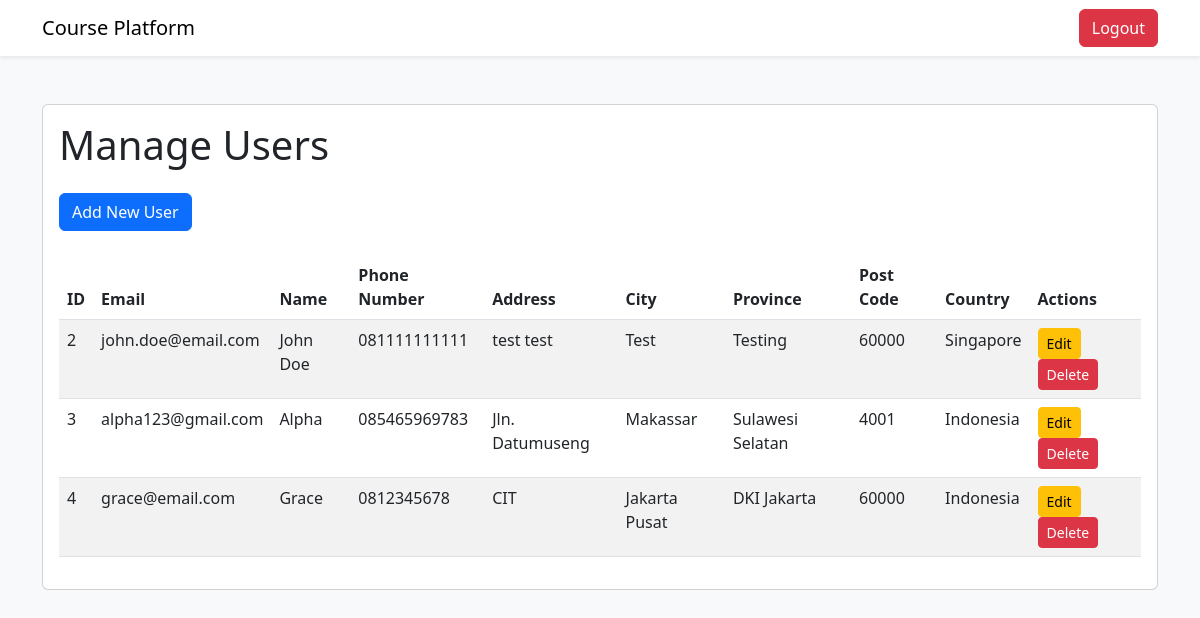
The app's page /admin/manage-users (signed in), older data.
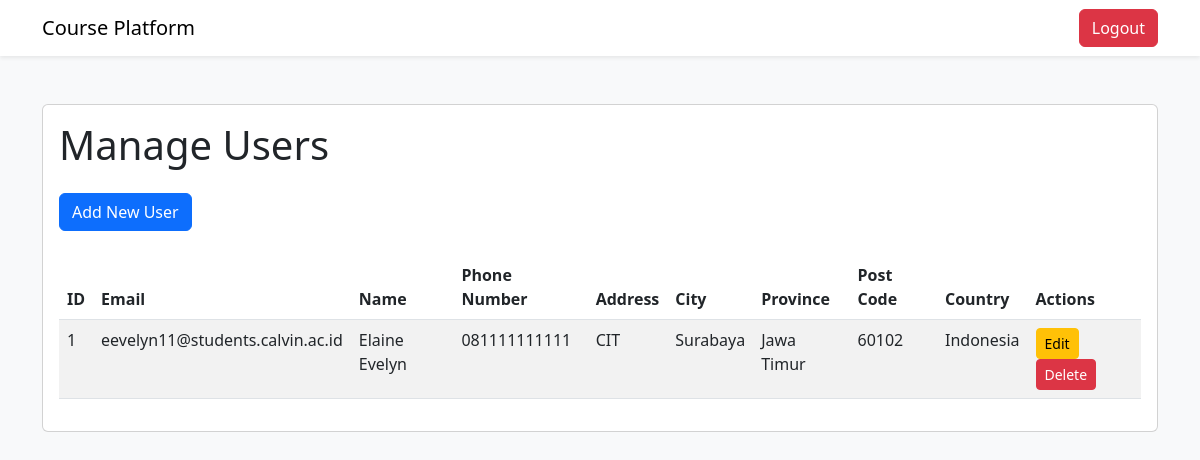
The same page, newer data.
### tables this page shows
CREATE TABLE peserta (
                id_peserta INTEGER PRIMARY KEY AUTOINCREMENT,
                email TEXT NOT NULL,
                nama_peserta TEXT NOT NULL,
                password TEXT NOT NULL,
                no_telpon TEXT NOT NULL,
                alamat TEXT NOT NULL,
                kota TEXT NOT NULL,
                provinsi TEXT NOT NULL,
                kode_pos INT NOT NULL,
                negara TEXT NOT NULL
            );

### features/auth.py (the view)
    def manage_users(self):
        if not session.get('email') and session.get('role') != 'admin':
            return redirect('/login_admin')
        users = query_db('SELECT * FROM peserta')
        return render_template('manage_users_page.html', users=users)

### database.py (called while the page is built)
def get_db():
    db = getattr(g, '_database', None)
    if db is None:
        db = g._database = sqlite3.connect(DATABASE)
        db.row_factory = sqlite3.Row
    return db

def query_db(query, args=(), one=False):
    cur = get_db().execute(query, args)
    rv = cur.fetchall()
    cur.close()
    get_db().commit()
    return (rv[0] if rv else None) if one else rv

### templates/manage_users_page.html (shortened to what this page needs)
<!DOCTYPE html>
<html lang="en">
<head>
    <link href="https://cdn.jsdelivr.net/npm/bootstrap@5.3.0/dist/css/bootstrap.min.css" rel="stylesheet">
</head>
<body class="bg-light">
    <nav class="navbar navbar-expand-lg navbar-light bg-white shadow-sm">
        <div class="container">
            <a class="navbar-brand" href="/admin">Course Platform</a>
            <div class="d-flex">
                <a href="/logout" class="btn btn-danger">Logout</a>
            </div>
        </div>
    </nav>
    <div class="container py-5">
        <div class="card">
            <div class="card-body">
                <h1 class="card-title mb-4">Manage Users</h1>
                <div class="mb-4">
                    <a href="/admin/add-user" class="btn btn-primary">Add New User</a>
                </div>
                <table class="table table-striped">
                    <thead>
                        <tr>
                            <th>ID</th>
                            <th>Email</th>
                            <th>Name</th>
                            <th>Phone Number</th>
                            <th>Address</th>
                            <th>City</th>
                            <th>Province</th>
                            <th>Post Code</th>
                            <th>Country</th>
                            <th>Actions</th>
                        </tr>
                    </thead>
                    <tbody>
                        {% for user in users %}
                        <tr>
                            <td>{{ user.id_peserta }}</td>
                            <td>{{ user.email }}</td>
                            <td>{{ user.nama_peserta }}</td>
                            <td>{{ user.no_telpon }}</td>
                            <td>{{ user.alamat }}</td>
                            <td>{{ user.kota }}</td>
                            <td>{{ user.provinsi }}</td>
                            <td>{{ user.kode_pos }}</td>
                            <td>{{ user.negara }}</td>
                            <td>
                                <a href="/admin/edit-user/{{ user.id_peserta }}" class="btn btn-sm btn-warning">Edit</a>
                                <a href="/admin/delete-user/{{ user.id_peserta }}"
                                    class="btn btn-sm btn-danger">Delete</a>
                            </td>
                        </tr>
                        {% endfor %}
                    </tbody>
                </table>
            </div>
        </div>
    </div>
</body>
</html>

Row changes from the older to the newer data that the page shows:
removed peserta: id_peserta "2", email "john.doe@email.com", nama_peserta "John Doe", no_telpon "081111111111", alamat "test test", kota "Test", provinsi "Testing", kode_pos "60000", negara "Singapore"
removed peserta: id_peserta "3", email "alpha123@gmail.com", nama_peserta "Alpha", no_telpon "085465969783", alamat "Jln. Datumuseng", kota "Makassar", provinsi "Sulawesi Selatan", kode_pos "4001", negara "Indonesia"
removed peserta: id_peserta "4", email "grace@email.com", nama_peserta "Grace", no_telpon "0812345678", alamat "CIT", kota "Jakarta Pusat", provinsi "DKI Jakarta", kode_pos "60000", negara "Indonesia"
added peserta: id_peserta "1", email "eevelyn11@students.calvin.ac.id", nama_peserta "Elaine Evelyn", no_telpon "081111111111", alamat "CIT", kota "Surabaya", provinsi "Jawa Timur", kode_pos "60102", negara "Indonesia"
